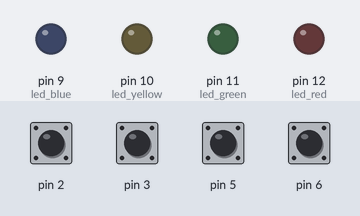
A sketch run on a simulated Arduino Uno, built with avr-gcc and run on an emulated ATmega328P. On the bench: output pins drawn as LEDs (lit = HIGH). The inputs (shaded band) are chosen by the test bench; at power-on: pin 2, pin 3, pin 5, pin 6 HIGH. What the sketch prints to the serial monitor is not drawn.

Above: at 1.6 s.
1.7 s: pin 2 pulled LOW for 0.5 s
At 2.33 s:
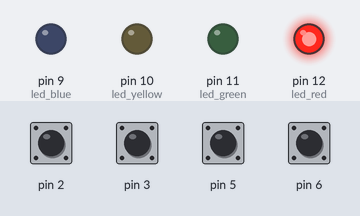
4.0 s: pin 3 pulled LOW for 0.5 s
At 4.55 s:
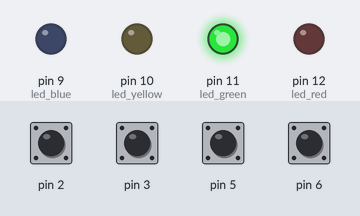
6.2 s: pin 5 pulled LOW for 0.5 s
At 6.76 s:
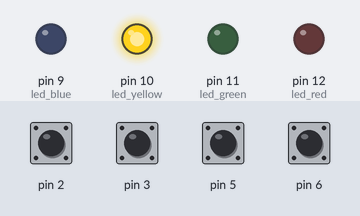
8.4 s: pin 6 pulled LOW for 0.5 s
At 9.4 s:
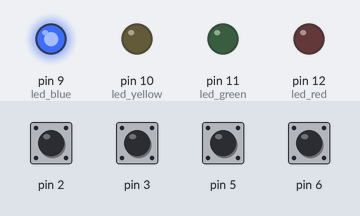
11.1 s: pin 2 driven LOW and pin 3 driven LOW and pin 5 driven LOW and pin 6 driven LOW
At 12.9 s:
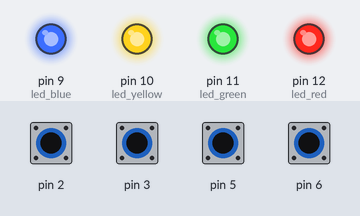
13.2 s: pin 2 driven HIGH
At 14.9 s:
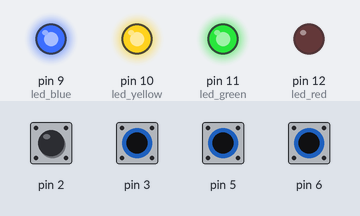
Timing chart, 0 to 16.0 s (numbered marks = the images above; inputs shaded):
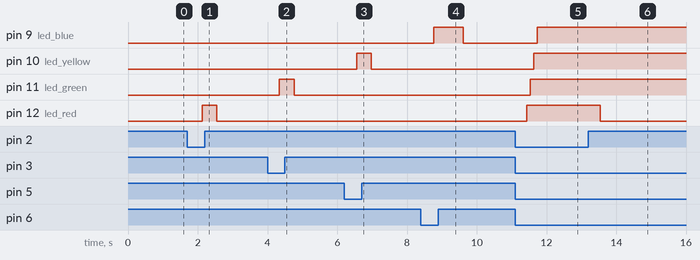

The sketch:

CapacitiveSensor_2.ino
```cpp
#include <CapacitiveSensor.h>
/*
 * Uses a high value resistor e.g. 1M between send pin and receive pin
 * Resistor effects sensitivity, experiment with values, 50K - 50M. Larger resistor values yield larger sensor values.
 * Receive pin is the sensor pin - try different amounts of foil/metal on this pin
 */

CapacitiveSensor   cs_4_2 = CapacitiveSensor(4,2);        // 10M resistor between pins 4 & 2, pin 2 is sensor pin, add a wire and or foil if desired
CapacitiveSensor   cs_4_3 = CapacitiveSensor(4,3);
CapacitiveSensor   cs_4_5 = CapacitiveSensor(4,5);
CapacitiveSensor   cs_4_6 = CapacitiveSensor(4,6);

#define led_red 12
#define led_green 11
#define led_yellow 10
#define led_blue 9

void setup()
{
   Serial.begin(9600);
   pinMode(led_red, OUTPUT);
   pinMode(led_green, OUTPUT);
   pinMode(led_yellow, OUTPUT);
   pinMode(led_blue, OUTPUT);
}

void loop()
{
    long start = millis();
    long total1 =  cs_4_2.capacitiveSensor(30);
    long total2 =  cs_4_3.capacitiveSensor(30);
    long total3 =  cs_4_5.capacitiveSensor(30);
    long total4 =  cs_4_6.capacitiveSensor(30);
    Serial.print(millis() - start);        // check on performance in milliseconds
    Serial.print("\t");                    // tab character for debug windown spacing

    Serial.println(total1);
    Serial.print("\t"); // print sensor output 1
    Serial.println(total2);
    Serial.print("\t");
    Serial.println(total3);
    Serial.print("\t");
    Serial.println(total4);
    Serial.print("\t");

  // Red LED
    if (total1 >= 1000)
    {
      digitalWrite(led_red, HIGH);
      delay(100);
    }
    else if (total1 <= 1000)
    {
      digitalWrite(led_red, LOW);
      delay(100);
    }

 // Green LED
    if (total2 >= 1000)
    {
      digitalWrite(led_green, HIGH);
      delay(100);
    }
    else if (total2 <= 1000)
    {
      digitalWrite(led_green, LOW);
      delay(100);
    }

// Yellow LED
    if (total3 >= 1000)
    {
      digitalWrite(led_yellow, HIGH);
      delay(100);
    }
    else if (total3 <= 1000)
    {
      digitalWrite(led_yellow, LOW);
      delay(100);
    }

// Blue  LED
    if (total4 >= 1000)
    {
      digitalWrite(led_blue, HIGH);
      delay(100);
    }
    else if (total4 <= 1000)
    {
      digitalWrite(led_blue, LOW);
      delay(100);
    }

    delay(10);                             // arbitrary delay to limit data to serial port
}
```

Measured:
- after the input at 1.7 s, pin 12 (led_red): LOW → HIGH after 0.43 s, → LOW 0.42 s later
- after the input at 4.0 s, pin 11 (led_green): LOW → HIGH after 0.34 s, → LOW 0.42 s later
- after the input at 6.2 s, pin 10 (led_yellow): LOW → HIGH after 0.36 s, → LOW 0.42 s later
- after the input at 8.4 s, pin 9 (led_blue): LOW → HIGH after 0.37 s, → LOW 0.85 s later
- after the input at 11.1 s, pin 9 (led_blue): LOW → HIGH after 0.63 s; pin 10 (led_yellow): LOW → HIGH after 0.53 s; pin 11 (led_green): LOW → HIGH after 0.43 s; pin 12 (led_red): LOW → HIGH after 0.33 s
- after the input at 13.2 s, pin 12 (led_red): HIGH → LOW after 0.35 s
